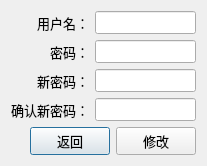
<?xml version="1.0" encoding="UTF-8"?>
<ui version="4.0">
 <class>ChangePassword</class>
 <widget class="QDialog" name="ChangePassword">
  <property name="geometry">
   <rect>
    <x>0</x>
    <y>0</y>
    <width>207</width>
    <height>149</height>
   </rect>
  </property>
  <property name="maximumSize">
   <size>
    <width>280</width>
    <height>150</height>
   </size>
  </property>
  <property name="windowTitle">
   <string>Dialog</string>
  </property>
  <layout class="QVBoxLayout" name="verticalLayout">
   <item>
    <layout class="QGridLayout" name="gridLayout">
     <item row="0" column="0">
      <widget class="QLabel" name="label">
       <property name="font">
        <font>
         <family>Times New Roman</family>
         <pointsize>10</pointsize>
         <italic>false</italic>
        </font>
       </property>
       <property name="text">
        <string>用户名：</string>
       </property>
       <property name="alignment">
        <set>Qt::AlignRight|Qt::AlignTrailing|Qt::AlignVCenter</set>
       </property>
      </widget>
     </item>
     <item row="0" column="1">
      <widget class="QLineEdit" name="lineEdit_Name">
       <property name="font">
        <font>
         <family>Times New Roman</family>
         <pointsize>10</pointsize>
         <italic>false</italic>
        </font>
       </property>
      </widget>
     </item>
     <item row="1" column="0">
      <widget class="QLabel" name="label_2">
       <property name="font">
        <font>
         <family>Times New Roman</family>
         <pointsize>10</pointsize>
         <italic>false</italic>
        </font>
       </property>
       <property name="text">
        <string>密码：</string>
       </property>
       <property name="alignment">
        <set>Qt::AlignRight|Qt::AlignTrailing|Qt::AlignVCenter</set>
       </property>
      </widget>
     </item>
     <item row="1" column="1">
      <widget class="QLineEdit" name="lineEdit_Pwd">
       <property name="font">
        <font>
         <family>Times New Roman</family>
         <pointsize>10</pointsize>
         <italic>false</italic>
        </font>
       </property>
       <property name="echoMode">
        <enum>QLineEdit::Password</enum>
       </property>
      </widget>
     </item>
     <item row="2" column="0">
      <widget class="QLabel" name="label_3">
       <property name="font">
        <font>
         <family>Times New Roman</family>
         <pointsize>10</pointsize>
         <italic>false</italic>
        </font>
       </property>
       <property name="text">
        <string>新密码：</string>
       </property>
       <property name="alignment">
        <set>Qt::AlignRight|Qt::AlignTrailing|Qt::AlignVCenter</set>
       </property>
      </widget>
     </item>
     <item row="2" column="1">
      <widget class="QLineEdit" name="lineEdit_NewPwd">
       <property name="font">
        <font>
         <family>Times New Roman</family>
         <pointsize>10</pointsize>
         <italic>false</italic>
        </font>
       </property>
       <property name="echoMode">
        <enum>QLineEdit::Password</enum>
       </property>
      </widget>
     </item>
     <item row="3" column="0">
      <widget class="QLabel" name="label_4">
       <property name="font">
        <font>
         <family>Times New Roman</family>
         <pointsize>10</pointsize>
         <italic>false</italic>
        </font>
       </property>
       <property name="text">
        <string>确认新密码：</string>
       </property>
       <property name="alignment">
        <set>Qt::AlignRight|Qt::AlignTrailing|Qt::AlignVCenter</set>
       </property>
      </widget>
     </item>
     <item row="3" column="1">
      <widget class="QLineEdit" name="lineEdit_EnsureNewPwd">
       <property name="font">
        <font>
         <family>Times New Roman</family>
         <pointsize>10</pointsize>
         <italic>false</italic>
        </font>
       </property>
       <property name="echoMode">
        <enum>QLineEdit::Password</enum>
       </property>
      </widget>
     </item>
    </layout>
   </item>
   <item>
    <layout class="QHBoxLayout" name="horizontalLayout">
     <item>
      <spacer name="horizontalSpacer">
       <property name="font">
        <font>
         <family>Times New Roman</family>
         <pointsize>10</pointsize>
         <italic>false</italic>
        </font>
       </property>
       <property name="orientation">
        <enum>Qt::Horizontal</enum>
       </property>
       <property name="sizeHint" stdset="0">
        <size>
         <width>40</width>
         <height>20</height>
        </size>
       </property>
      </spacer>
     </item>
     <item>
      <widget class="QPushButton" name="btn_Return">
       <property name="font">
        <font>
         <family>Times New Roman</family>
         <pointsize>10</pointsize>
         <italic>false</italic>
        </font>
       </property>
       <property name="text">
        <string>返回</string>
       </property>
      </widget>
     </item>
     <item>
      <widget class="QPushButton" name="btn_Modify">
       <property name="font">
        <font>
         <family>Times New Roman</family>
         <pointsize>10</pointsize>
         <italic>false</italic>
        </font>
       </property>
       <property name="text">
        <string>修改</string>
       </property>
      </widget>
     </item>
    </layout>
   </item>
  </layout>
 </widget>
 <resources/>
 <connections/>
</ui>
